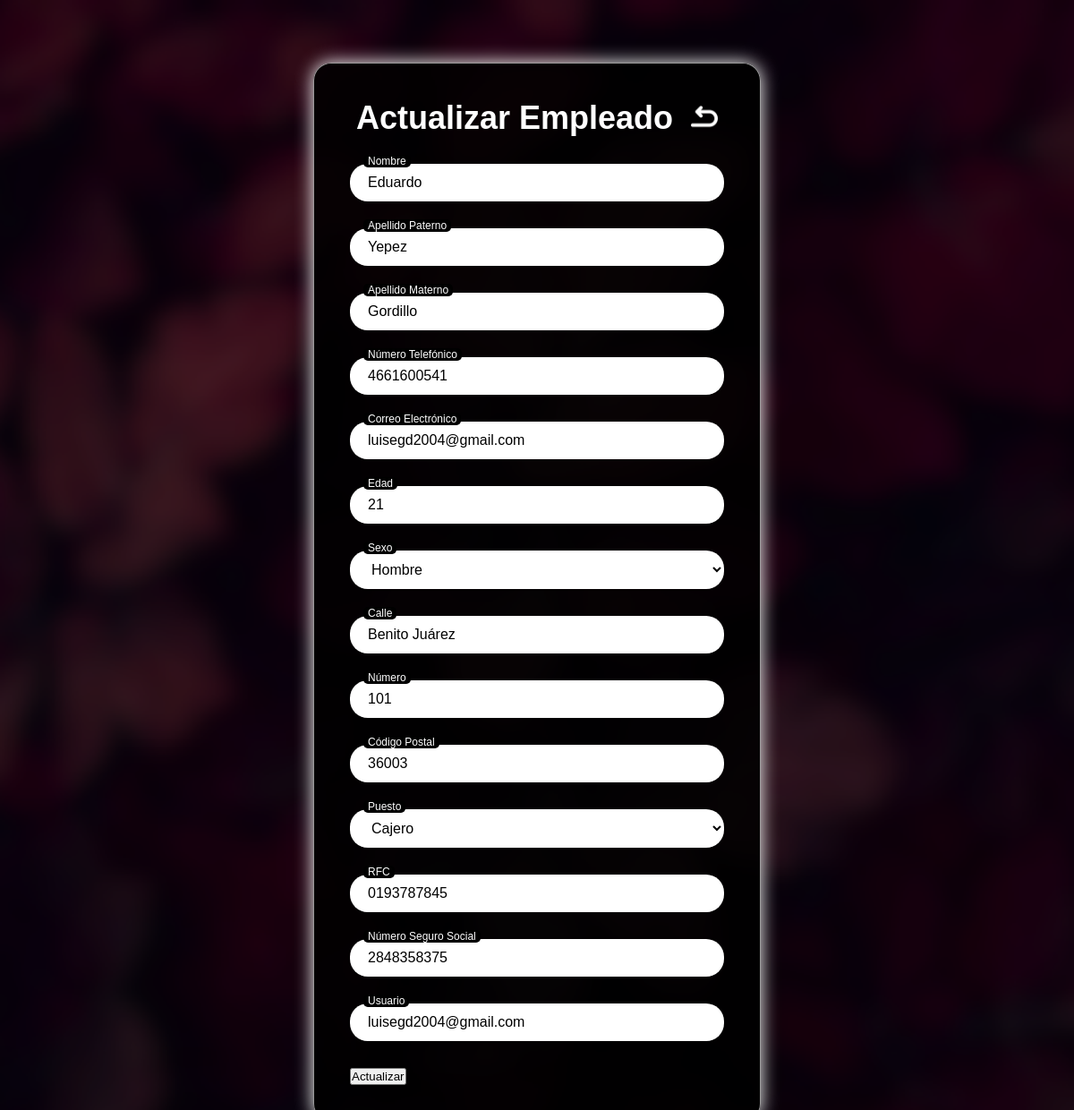
Screenshot of /Herreria/EditarEmpleado.php?idEmpleado=16 with the database file from the repository.
### tables this page shows
CREATE TABLE Empleados (
    idEmpleado INT AUTO_INCREMENT PRIMARY KEY,
    Puesto ENUM('Administrador', 'Cajero', 'Agente de Venta') NOT NULL,
    RFC VARCHAR(13) NOT NULL UNIQUE,
    NumeroSeguroSocial VARCHAR(11) NOT NULL UNIQUE,
    Usuario VARCHAR(255) NOT NULL UNIQUE,
    Contraseña VARCHAR(255) NOT NULL,
    idPersona INT NOT NULL,
    
    CONSTRAINT fk_Empleados_Personas FOREIGN KEY (idPersona)
        REFERENCES Personas(idPersona)
        ON DELETE CASCADE
        ON UPDATE CASCADE
);

CREATE TABLE Personas (
    idPersona int not null auto_increment primary key,
    Nombre varchar(50) not null,
    Paterno varchar(50) not null,
    Materno varchar(50) not null,
    Telefono varchar(10) not null UNIQUE,
    Email varchar(50) not null UNIQUE,
    Edad smallint not null check (Edad >0 and Edad<100),
    Sexo Enum('H','M') not null,
    Estatus ENUM('Activo','Inactivo') NOT NULL DEFAULT 'Activo',
    idDomicilio int,
    CONSTRAINT fk_Clientes_Domicilios FOREIGN KEY (idDomicilio)
            REFERENCES Domicilios(idDomicilio)
            ON DELETE CASCADE
            ON UPDATE CASCADE
);

CREATE TABLE Domicilios(
    idDomicilio int not null auto_increment primary key,
    Calle varchar(50) not null,
    Numero int not null,
    c_CP int not null,
    Foreign Key (c_CP) REFERENCES CodigosPostales(c_CP)
);

CREATE TABLE CodigosPostales (
    c_CP INT NOT NULL AUTO_INCREMENT PRIMARY KEY,
    d_codigo VARCHAR(10) NOT NULL,
    d_CP VARCHAR(10),
    c_tipo_asenta INT NOT NULL,
    FOREIGN KEY (c_tipo_asenta) REFERENCES Asentamiento(c_tipo_asenta)
);

### Herreria/EditarEmpleado.php (the view, shortened to what this page needs)
<?php
$host = "db";
$usuario = "root";
$clave = "clave";
$bd = "HerreriaUG";
$conexion = new mysqli($host, $usuario, $clave, $bd);
$idEmpleado = $_SESSION['id'] ?? 1;
$conexion->query("SET @id_empleado_sesion := $idEmpleado");
$idEmpleadoEdicion = isset($_GET['idEmpleado']) ? (int)$_GET['idEmpleado'] : null;
$sql = "SELECT e.idEmpleado, e.Puesto, e.RFC, e.NumeroSeguroSocial, e.Usuario,
               p.Nombre, p.Paterno, p.Materno, p.Telefono, p.Email, p.Edad, p.Sexo, p.idDomicilio,
               d.Calle, d.Numero, cp.d_CP
        FROM Empleados e
        JOIN Personas p ON e.idPersona = p.idPersona
        JOIN Domicilios d ON p.idDomicilio = d.idDomicilio
        JOIN CodigosPostales cp ON d.c_CP = cp.c_CP
        WHERE e.idEmpleado = ?";
$stmt = $conexion->prepare($sql);
$stmt->bind_param("i", $idEmpleadoEdicion);
$stmt->execute();
$resultado = $stmt->get_result();
$empleado = $resultado->fetch_assoc();
?>
<!DOCTYPE html>
<html lang="es">
<head>
    <link rel="stylesheet" type="text/css" href="EditarEmpleado.css" />
</head>
<body>
    <main>
        <section class="centro">
            <br /><br />
            <div class="log">
                <div class="login">
                    <form method="POST" action="">
                        <div class="titulo">
                            <h2>Actualizar Empleado</h2>
                            <a href="Empleados.php">
                                <img src="Imagenes/atras.png" alt="Botón Atrás" class="boton-atras" />
                            </a>
                        </div>
                        <div class="input-group">
                            <input type="text" name="Nombre" value="<?php echo htmlspecialchars($empleado['Nombre']); ?>" required placeholder=" " />
                            <label for="Nombre">Nombre</label>
                        </div>
                        <div class="input-group">
                            <input type="text" name="Paterno" value="<?php echo htmlspecialchars($empleado['Paterno']); ?>" required placeholder=" " />
                            <label for="Paterno">Apellido Paterno</label>
                        </div>
                        <div class="input-group">
                            <input type="text" name="Materno" value="<?php echo htmlspecialchars($empleado['Materno']); ?>" required placeholder=" " />
                            <label for="Materno">Apellido Materno</label>
                        </div>
                        <div class="input-group">
                            <input type="tel" name="Telefono" value="<?php echo htmlspecialchars($empleado['Telefono']); ?>" pattern="[0-9]{10}" required placeholder=" " />
                            <label for="Telefono">Número Telefónico</label>
                        </div>
                        <div class="input-group">
                            <input type="email" name="Email" value="<?php echo htmlspecialchars($empleado['Email']); ?>" required placeholder=" " />
                            <label for="Email">Correo Electrónico</label>
                        </div>
                        <div class="input-group">
                            <input type="number" name="Edad" min="0" max="120" value="<?php echo htmlspecialchars($empleado['Edad']); ?>" required placeholder=" " />
                            <label for="Edad">Edad</label>
                        </div>
                        <div class="input-group">
                            <select name="Sexo" required>
                                <option value="H" <?php echo ($empleado['Sexo'] == 'H') ? 'selected' : ''; ?>>Hombre</option>
                            </select>
                            <label for="Sexo">Sexo</label>
                        </div>
                        <div class="input-group">
                            <input type="text" name="Calle" value="<?php echo htmlspecialchars($empleado['Calle']); ?>" required placeholder=" " />
                            <label for="Calle">Calle</label>
                        </div>
                        <div class="input-group">
                            <input type="number" name="Numero" min="1" value="<?php echo htmlspecialchars($empleado['Numero']); ?>" required placeholder=" " />
                            <label for="Numero">Número</label>
                        </div>
                        <div class="input-group">
                            <input type="text" name="d_CP" value="<?php echo htmlspecialchars($empleado['d_CP']); ?>" required placeholder=" " />
                            <label for="d_CP">Código Postal</label>
                        </div>
                        <div class="input-group">
                            <select name="Puesto" required>
                                <option value="Cajero" <?php echo ($empleado['Puesto'] == 'Cajero') ? 'selected' : ''; ?>>Cajero</option>
                            </select>
                            <label for="Puesto">Puesto</label>
                        </div>
                        <div class="input-group">
                            <input type="text" name="RFC" value="<?php echo htmlspecialchars($empleado['RFC']); ?>" maxlength="13" placeholder=" " />
                            <label for="RFC">RFC</label>
                        </div>
                        <div class="input-group">
                            <input type="text" name="NumeroSeguroSocial" value="<?php echo htmlspecialchars($empleado['NumeroSeguroSocial']); ?>" maxlength="11" placeholder=" " />
                            <label for="NumeroSeguroSocial">Número Seguro Social</label>
                        </div>
                        <div class="input-group">
                            <input type="text" name="Usuario" value="<?php echo htmlspecialchars($empleado['Usuario']); ?>" required placeholder=" " />
                            <label for="Usuario">Usuario</label>
                        </div>
                        <button type="submit" class="button-1">Actualizar</button>
                    </form>
                </div>
            </div>
        </section>
    </main>
</body>
</html>

### Herreria/EditarEmpleado.css (style rules this page uses)
* { margin: 0; padding: 0; box-sizing: border-box; }
html, body { height: 100%; font-family: sans-serif; }
body { background-image: url('Imagenes/Fondo.png'); background-size: cover; background-position: center; background-repeat: no-repeat; background-attachment: fixed; display: flex; flex-direction: column; min-height: 100vh; }
main { flex: 1; display: flex; justify-content: center; align-items: flex-start; padding-top: 160px; width: 100%; padding-top: 70px; }
.centro { width: 100%; display: flex; justify-content: center; }
.log { display: flex; justify-content: center; width: 100%; }
.login { background-color: rgba(0, 0, 0, 0.85); padding: 40px; border-radius: 20px; width: 100%; max-width: 500px; margin-bottom: 40px; box-shadow: 0 0 20px rgb(255, 255, 255); border: 1px solid rgba(255, 255, 255, 0.6); }
.titulo h2 { font-size: 36px; margin-bottom: 30px; text-align: center; color: white; }
.input-group { position: relative; margin-bottom: 30px; width: 100%; }
.input-group input, .input-group select, .input-group textarea { width: 100%; padding: 12px 20px; border-radius: 20px; border: none; font-size: 16px; color: black; background-color: white; }
.input-group label { position: absolute; left: 20px; top: 12px; color: gray; font-size: 16px; pointer-events: none; transition: 0.2s ease all; }
.input-group input:focus + label, .input-group input:not(:placeholder-shown) + label, .input-group select:focus + label, .input-group select:not(:placeholder-shown) + label, .input-group textarea:focus + label, .input-group textarea:not(:placeholder-shown) + label { top: -10px; left: 15px; font-size: 12px; color: white; background-color: black; padding: 0 5px; border-radius: 5px; }
.titulo { display: flex; justify-content: center; align-items: center; margin-bottom: 30px; width: 100%; }
.titulo h2 { font-size: 36px; color: white; margin: 0; margin-right: 10px; }
.boton-atras { width: 30px; height: auto; cursor: pointer; transition: transform 0.3s ease; margin-left: 10px; }

### rows the page displays
empleados: Nombre "Eduardo", Paterno "Yepez", Materno "Gordillo", Telefono "4661600541", Email "luisegd2004@gmail.com", Edad "21", Calle "Benito Juárez", Numero "101", d_CP "36003", Puesto "Cajero", RFC "0193787845", NumeroSeguroSocial "2848358375", Usuario "luisegd2004@gmail.com"
personas: Sexo "Hombre"
